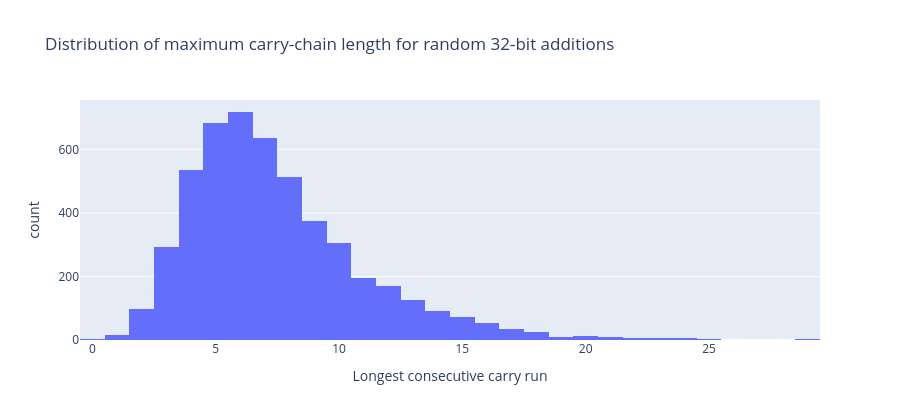

The code cell stored with this chart in its notebook:
### Code cell
fig_carry = px.histogram(
    carry_df,
    x="max_carry_chain",
    nbins=32,
    title="Distribution of maximum carry-chain length for random 32-bit additions",
    labels={"max_carry_chain": "Longest consecutive carry run"}
)
fig_carry.update_layout(height=420)
fig_carry.show()

if EXPORT_ARTIFACTS:
    fig_carry.write_html(OUTPUT_DIR / "carry_chain_histogram.html")

### Figure 1 — Plotly figure (JSON) as saved in the notebook; plotly's stock layout.template omitted (floating-point values rounded to 4 significant figures; data arrays with more than 128 entries replaced by an {"elided": "..."} marker saying what was removed)
{"data": [{"bingroup": "x", "hovertemplate": "Longest consecutive carry run=%{x}<br>count=%{y}<extra></extra>", "legendgroup": "", "marker": {"color": "#636efa", "pattern": {"shape": ""}}, "name": "", "nbinsx": 32, "orientation": "v", "showlegend": false, "type": "histogram", "x": {"elided": "5000 int values"}, "xaxis": "x", "yaxis": "y"}], "layout": {"barmode": "relative", "height": 420, "legend": {"tracegroupgap": 0}, "title": {"text": "Distribution of maximum carry-chain length for random 32-bit additions"}, "xaxis": {"anchor": "y", "domain": [0, 1], "title": {"text": "Longest consecutive carry run"}}, "yaxis": {"anchor": "x", "domain": [0, 1], "title": {"text": "count"}}}}
